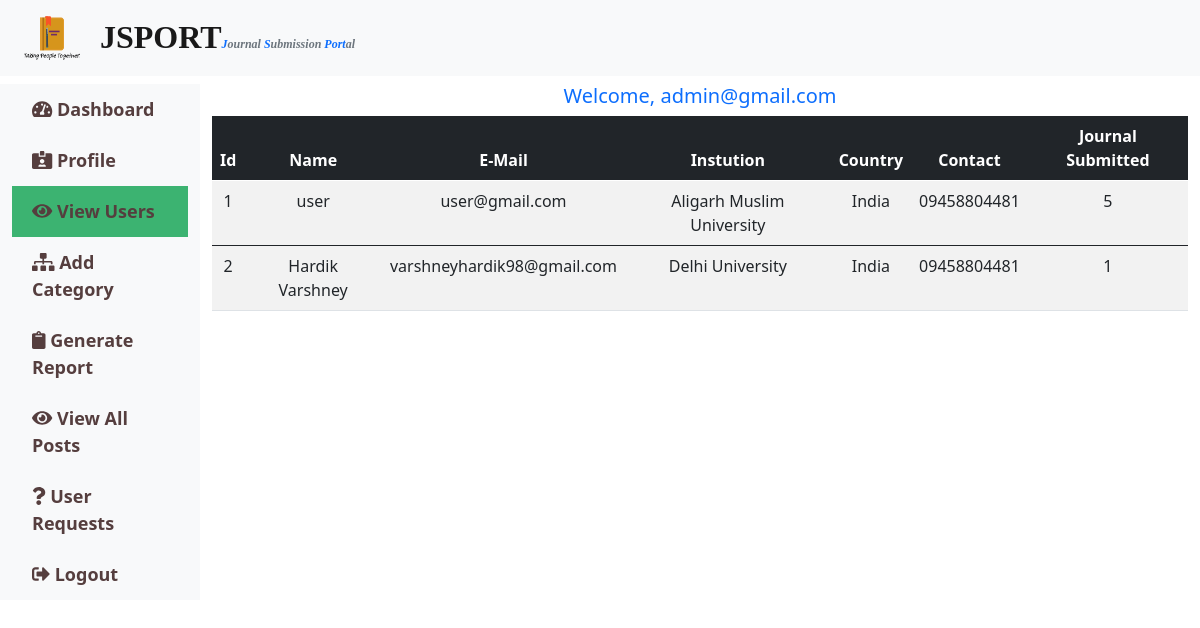
The app's page /Admin/view_user.php (signed in) with its own data.
### tables this page shows
CREATE TABLE `user_login` (
  `id` int(6) NOT NULL,
  `user_id` int(11) NOT NULL,
  `name` text NOT NULL,
  `email` varchar(60) NOT NULL,
  `instution` varchar(100) NOT NULL,
  `country` text NOT NULL,
  `password` varchar(60) NOT NULL,
  `contact` varchar(255) NOT NULL
);

### Admin/view_user.php (the view, shortened to what this page needs)
<?php
include('../db_connection.php');
include('header.php');
if($_SESSION['is_adminlogin'])
{
   $rEmail=$_SESSION['mail'];
}
else
{
    echo "<script>location.href='admin_login.php'</script>";
}
$sql="select * from user_login";
$res=$con->query($sql);
if($res->num_rows > 0)
{   ?>
        <div class="col-lg-10">
        <h5 class="text-center text-primary"><?php echo "Welcome,  $rEmail"; ?></h5>
        <table class="table table-striped text-center table-hover">
            <thead>
                <tr class="bg-dark text-white">
                    <th>Id</th>
                    <th>Name</th>
                    <th>E-Mail</th>
                    <th>Instution</th>
                    <th>Country</th>
                    <th>Contact</th>
                    <th>Journal Submitted</th>
                </tr>
            </thead>
    <?php
    while($row=$res->fetch_assoc())
    {
?>
            <tbody>
                <tr>
                    <td><?php echo $row['id']; ?></td>
                    <td><?php echo $row['name']; ?></td>
                    <td><?php $mail=$row['email']; echo $mail; ?></td>
                    <td><?php echo $row['instution']; ?></td>
                    <td><?php echo $row['country']; ?></td>
                    <td><?php echo $row['contact']; ?></td>
                    <?php
                        $sqli="select count(id) from posts where user_email='$mail'";
                        $res3=$con->query($sqli);
                        $row3=$res3->fetch_row();
                        $submitrequest3 = $row3[0];
                    ?>
                    <td><?php echo $submitrequest3; ?></td>
                </tr>
            </tbody>
            <?php } ?>
        </table>
    </div>
    <?php }
    else
    {
        $msg='<div class="alert alert-warning  text-center mt-2" role="alert">***No Post found.***.</div>';
    }
    ?>
<?php include('../User/sfooter.php'); ?>

### records on screen
user_login: id "1", name "user", email "user@gmail.com", instution "Aligarh Muslim University", country "India", contact "09458804481", submitrequest3 "5"
user_login: id "2", name "Hardik Varshney", email "varshneyhardik98@gmail.com", instution "Delhi University", country "India", contact "09458804481", submitrequest3 "1"

### other values on screen
$rEmail "admin@gmail.com"
